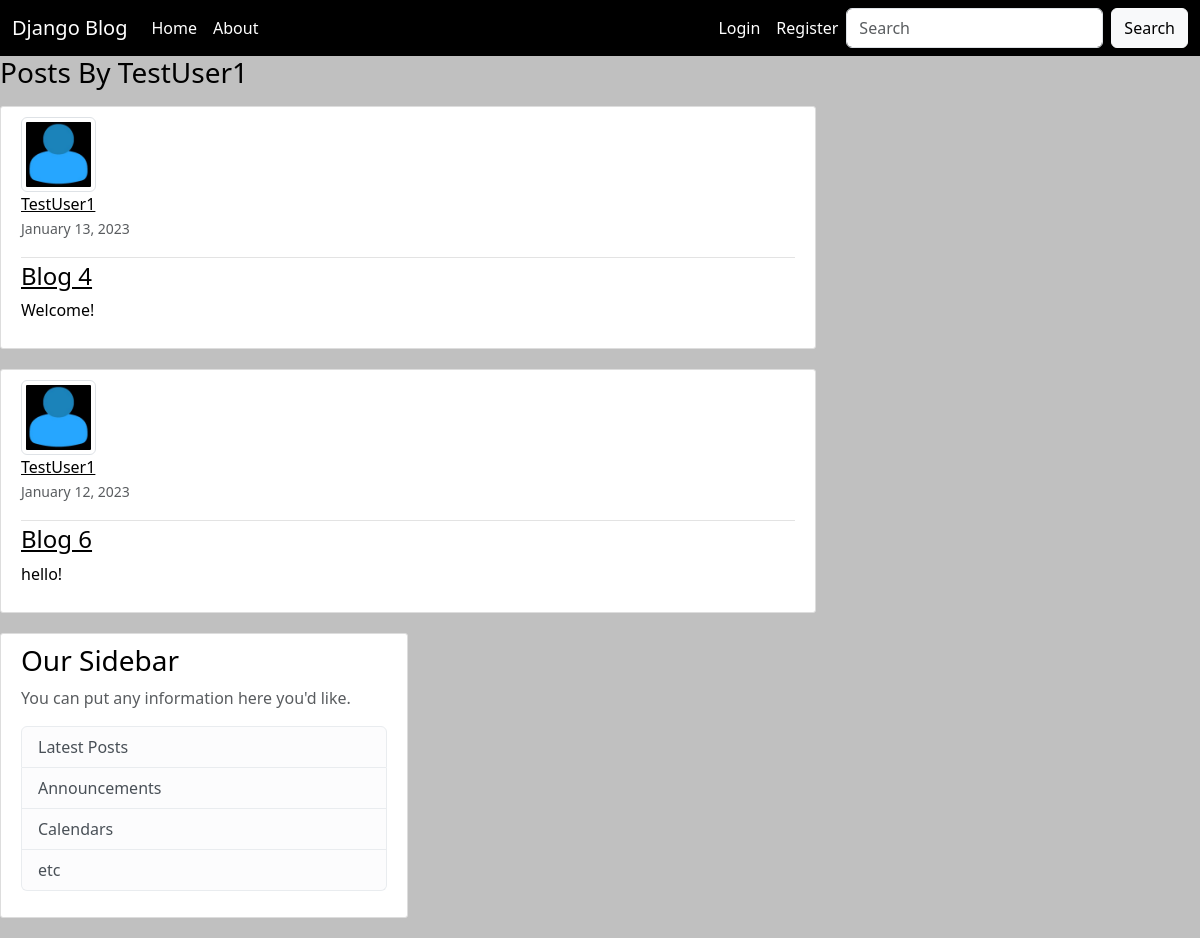
The page /user/TestUser1/ on the database its author committed.
### blog/models.py (models this page shows, shortened)
class post(models.Model):
    title = models.CharField(max_length=100)
    content = models.TextField()
    date_posted = models.DateTimeField(default=timezone.now)
    author = models.ForeignKey(User, on_delete=models.CASCADE)

### users/models.py (models this page shows, shortened)
class Profile(models.Model):
    user = models.OneToOneField(User, on_delete=models.CASCADE)
    image = models.ImageField(default='default.jpg', upload_to='profile_pics')

### blog/views.py (the view)
# urls.py: path('user/<str:username>/', UserPostListView.as_view(), name='user-posts'),
class UserPostListView(ListView):
    model = post
    template_name = 'blog/user_posts.html' #<app>/<model>_<viewtype>.html [it is expected by convention of listview method]
    context_object_name = 'posts'
    paginate_by = 2
    def get_queryset(self):
        user = get_object_or_404(User, username=self.kwargs.get('username'))
        return post.objects.filter(author = user).order_by('-date_posted')

### blog/templates/blog/user_posts.html (shortened to what this page needs)
{% extends "blog/base.html" %}
{% block content %}
    <h3 class="mb-3">Posts By {{ view.kwargs.username }} </h3>
    {% for post in posts %}
    <article class="media content-section">
            <div class="media ">
            <img class = "img-thumbnail article-img" alt="profile pic" src="{{ post.author.profile.image.url }}">
            <div class="article-metadata">
                <div class="media-body">
                    <a class="mr-2" style="color: black;" href="{% url 'user-posts' post.author.username %}">{{ post.author }}</a>
                    <p><small class="text-muted" style="color: #212121">{{ post.date_posted | date:"F d, Y" }}</small></p>
                </div>
            </div>
            <h4><a class="article-title" href="{% url 'post-detail' post.id %}">{{ post.title }}</a></h4>
            <p class="article-content">{{ post.content }}</p>
            </div>
      </article>
    {% endfor %}
{% endblock content %}

### blog/static/blog/main.css (style rules this page uses)
h1, h2, h3, h4, h5, h6 { color: #000000; }
.content-section { background: #ffffff; padding: 10px 20px; border: 1px solid #dddddd; border-radius: 3px; margin-bottom: 20px; }
.article-title { color: #000; }
.article-content { white-space: pre-line; }
.article-img { height: 65px; width: 65px; margin-right: 16px; }
.article-metadata { padding-bottom: 1px; margin-bottom: 4px; border-bottom: 1px solid #e3e3e3 }
*, *:before, *:after { box-sizing: inherit; }

### rows shown on the page
post: author.profile.image (placeholder picture), author "TestUser1", date_posted "January 13, 2023", title "Blog 4", content "Welcome!"
post: author.profile.image (placeholder picture), author "TestUser1", date_posted "January 12, 2023", title "Blog 6", content "hello!"

### other values the page prints
{{ view.kwargs.username }} "TestUser1"
